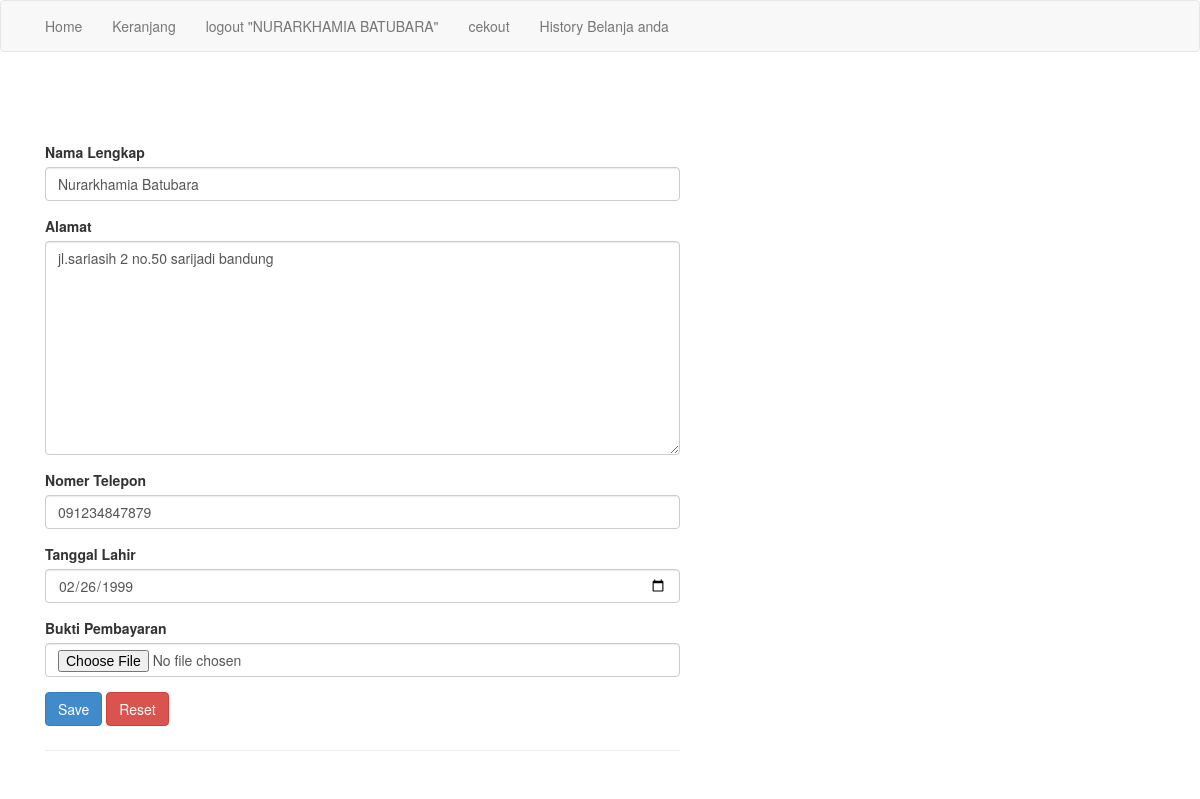
Page /cekout.php (signed in) on the committed database.
### tables this page shows
CREATE TABLE `konsumen` (
  `id_konsumen` int(11) NOT NULL,
  `email_konsumen` varchar(100) NOT NULL,
  `password_konsumen` varchar(50) NOT NULL,
  `nama_konsumen` varchar(100) NOT NULL,
  `tanggal_lahir` date NOT NULL,
  `alamat` text NOT NULL,
  `telepon_konsumen` varchar(25) NOT NULL
);

### cekout.php (the view, shortened to what this page needs)
<?php
    $koneksi = new mysqli("localhost","root","","kangen_water");
?>
<!DOCTYPE html>
<html>
<head>
	<link rel="stylesheet" type="text/css" href="admin/assets/css/bootstrap.css">
</head>
<body>
	<nav class="navbar navbar-default">
		<div class="container">
			<ul class="nav navbar-nav">
				<li><a href="index.html">Home</a></li>
				<li><a href="keranjang.php">Keranjang</a></li>
					<?php if(isset($_SESSION["konsumen"])): ?>
						<li><a href="logout.php" onclick="return confirm('Anda Yakin Akan Logout')">logout "<?php echo strtoupper($_SESSION['nama_konsumen']); ?>"</a></li>
					<?php else: ?>
						<li><a href="login.php">login</a></li>
					<?php endif ?>
				<li><a href="cekout.php">cekout</a></li>
					<?php if(isset($_SESSION["konsumen"])): ?>
						<li><a href="history.php">History Belanja anda</a></li>
					<?php endif ?>
				</ul>
		</div>
	</nav>
 	<div class="container">
    <div class="col-lg-7">
      <div class="page-header">
        <br>
       	<?php
			$ambil= $koneksi->query("SELECT * FROM konsumen");
			$pecah= $ambil->fetch_array();
		?>
	        <form action="" method="post" enctype="multipart/form-data">
	          <div class="form-group">
	            <label id="label">Nama Lengkap</label><br>
	            <input type="text" class="form-control" name="nama" required data-fv-notempty-message="Tidak boleh kosong" value="<?php echo$pecah['nama_konsumen']; ?>">
	          </div>
	          <div class="form-group">
	            <label id="label">Alamat</label><br>
	            <textarea class="form-control" name="alamat" rows="10" required data-fv-notempty-message="Tidak boleh kosong"><?php echo$pecah['alamat'];?></textarea>
	          </div>
	            <div class="form-group">
	            <label id="label">Nomer Telepon</label><br>
	            <input type="text" name="no_telepon" placeholder="No Telepon" class="form-control" required data-fv-notempty-message="Tidak boleh kosong" value="<?php echo$pecah['telepon_konsumen'];?>">
	          </div>
	          <div class="form-group">
	            <label id="label">Tanggal Lahir</label>
	            <input class="form-control tanggal" id="date" name="tanggal" placeholder="YYYY/MM/DD" type="date" value="<?php echo$pecah['tanggal_lahir']; ?>" />
	          </div>
	          <div class="form-group">
	            <label id="label">Bukti Pembayaran</label>
	            <input type="file" class="form-control"  name="foto"  required data-fv-notempty-message="Tidak boleh kosong">
	          </div>
	          <div class="form-group">
	            <input type="submit" class="btn btn-primary" name="save" value="Save">
	            <button type="reset" class="btn btn-danger">Reset</button>
	          </div>
	        </form>
      </div>
    </div>
  </div>
</body>
</html>

### rows in the picture
konsumen: nama "Nurarkhamia Batubara", alamat "jl.sariasih 2 no.50 sarijadi bandung", no_telepon "091234847879", tanggal "02/26/1999"

### other values in the picture
$_SESSION['nama_konsumen'] "NURARKHAMIA BATUBARA"
